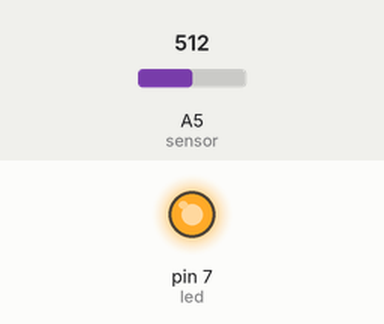
Simulated run of this sketch. Board: Arduino Uno, built with avr-gcc and run on an emulated ATmega328P. On the bench: output pins drawn as LEDs (lit = HIGH). Dashed ring = blinking. The inputs (shaded band) are chosen by the test bench; at power-on: A5 (sensor) = 512.

Above: at 1.2 s.
1.3 s: A5 (sensor) set to 122
At 1.43 s:
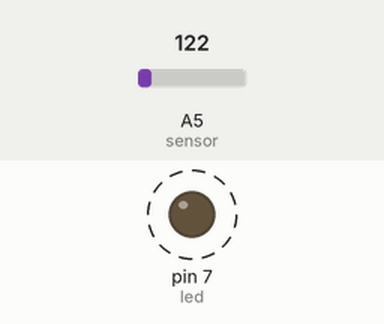
4.3 s: A5 (sensor) set to 0
At 4.47 s:
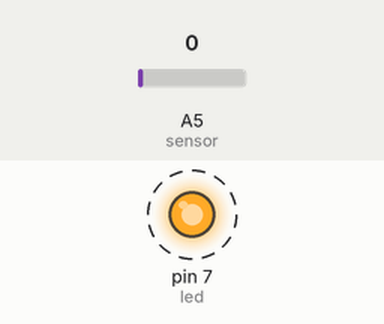
Timing chart, 0 to 13.3 s (numbered marks = the images above; inputs shaded):
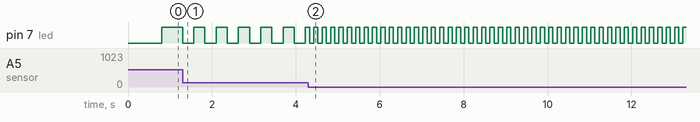

Measured:
- after the input at 1.3 s, pin 7 (led): alternates HIGH for 0.27 s and LOW for 0.27 s, starting at once
- after the input at 4.3 s, pin 7 (led): alternates HIGH for 0.10 s and LOW for 0.10 s, starting at once

The sketch:

innlevering2.ino
```cpp
#define sensor A5
#define led 7

int snittMaling;
int sammenlagt = 0;
unsigned long currTime;
unsigned long prevTime = 0;
int ledState = LOW;
uint32_t sensorListe[] = {0, 0, 0, 0, 0};

void setup()
{
    Serial.begin(9600);
    pinMode(sensor, INPUT);
    pinMode(led, OUTPUT);
}

int sensorSnitt()
{
    for(int i = 0; i < 5; i++){
        sammenlagt -= sensorListe[i];
        sensorListe[i] = analogRead(sensor);
        sammenlagt += sensorListe[i];
    }
    return snittMaling = sammenlagt / 5;
}

void lys()
{
    int hastighet = map(sensorSnitt(), 0, 1023, 100, 1500);
    currTime = millis();
    if(currTime - prevTime >= hastighet){
        ledState = !ledState;
        prevTime = currTime;
    }
    digitalWrite(led, ledState);
}

void loop()
{
    lys();
}
```
